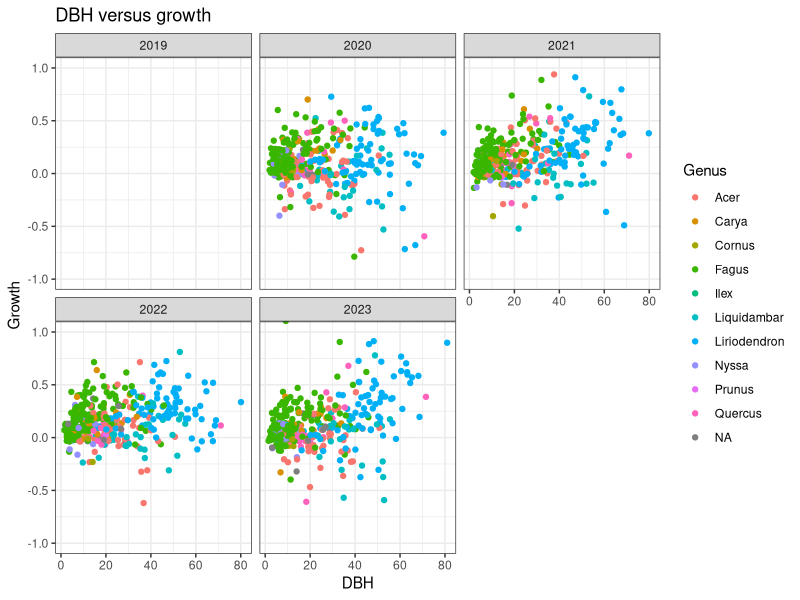
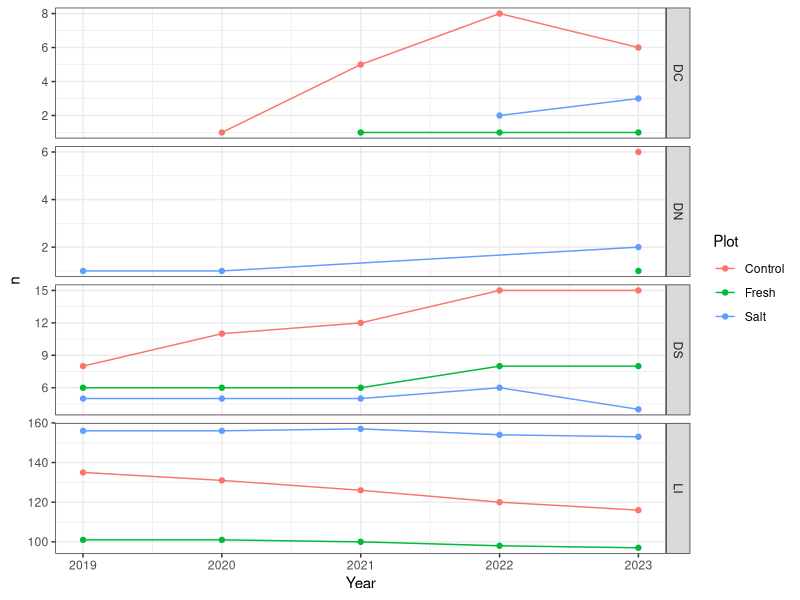
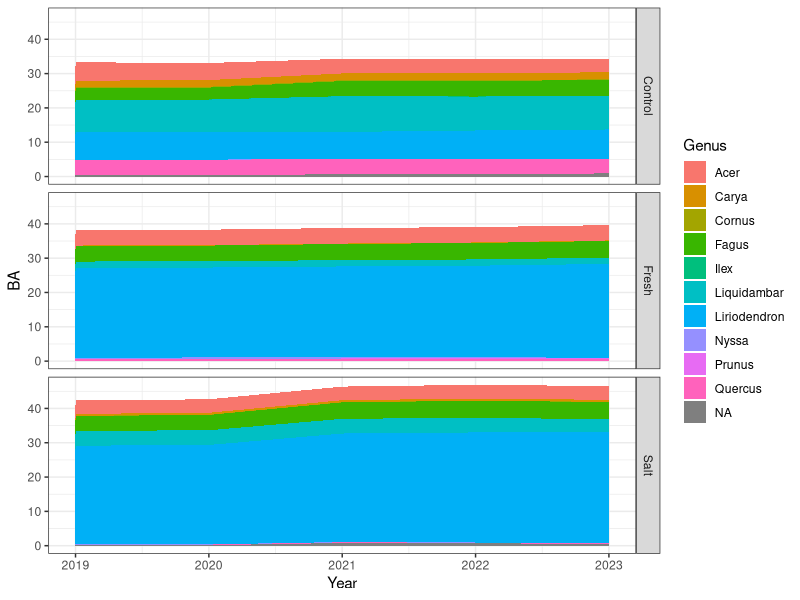
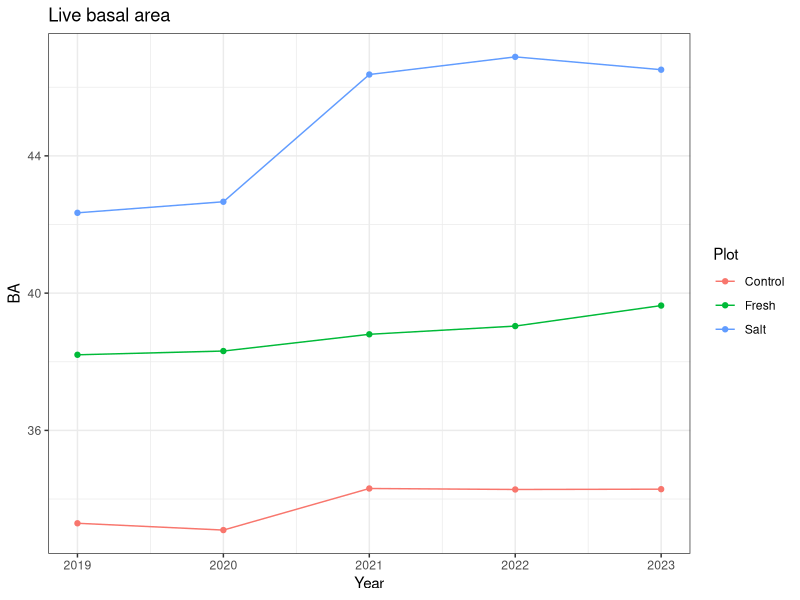
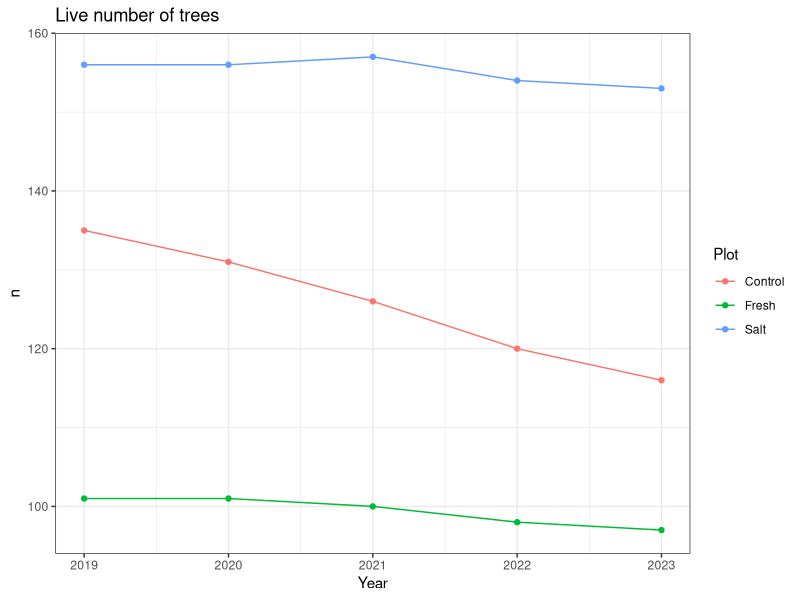

Write the R code that produced these figures, in order.
## ---- chunk 1
knitr::opts_chunk$set(echo = TRUE)

# QA/QC and summarize the TEMPEST inventory data
# BBL March 22022

library(readr)
library(dplyr)
library(tidyr)
library(ggplot2)
theme_set(theme_bw())
## ---- chunk 2
inv <- read_csv("../Data/tree_inventory/inventory.csv",
                col_types = cols(
                    Plot = col_character(),
                    Section = col_character(),
                    Tag = col_double(),
                    Grid = col_character(),
                    DBH_2019 = col_double(),
                    Date_2019 = col_date(format = ""),
                    Species_code = col_character(),
                    Status_2019 = col_character(),
                    DBH_2020 = col_double(),
                    Date_2020 = col_date(format = ""),
                    Status_2020 = col_character(),
                    Date_2021 = col_date(format = ""),
                    DBH_2021 = col_double(),
                    Status_2021 = col_character(),
                    Date_2022 = col_date(format = ""),
                    DBH_2022 = col_double(),
                    Status_2022 = col_character(),
                    Date_2023 = col_date(format = ""),
                    DBH_2023 = col_double(),
                    Status_2023 = col_character(),
                    Date_2024 = col_date(format = ""),
                    DBH_2024 = col_double(),
                    Status_2024 = col_character(),
                    In_Plot = col_logical(),
                    Notes = col_character(),
                    JS_codes = col_character()
                )
)
                
genera <- read_csv("../Data/tree_inventory/species-genera.csv", 
                   col_types = "cc")

# There are some trees in our records that aren't in the plot, because of plot
# relocation several years ago. Remove them
inv <- filter(inv, In_Plot)

# Compute growth
# Growth_{year} is the difference between DBH_{year} and DBH_{year-1}
# It may be negative, because of inaccuracies in hand measurement of DBH
# Also flag resurrection and zombie trees
cn <- colnames(inv)
cn <- cn[grep("DBH_[0-9]{4}$", cn)]
years <- as.integer(gsub("DBH_", "", cn))
for(yr in years[-1]) {
    inv[[paste0("Growth_", yr)]] <- inv[[paste0("DBH_", yr)]] - inv[[paste0("DBH_", yr-1)]]
    inv[[paste0("Resurrect_", yr)]] <- inv[[paste0("Status_", yr)]] == "LI" &
        inv[[paste0("Status_", yr-1)]] %in% c("DS", "DC")
    inv[[paste0("Zombie_", yr)]] <- inv[[paste0("Status_", yr)]] == "DS" &
        inv[[paste0("Status_", yr-1)]] == c("DC")}

# The inventory file is 'wide'; we want it long
# Helper function: pivot_longer and separate {prefix}_{year}
pivot_and_split <- function(df, col_prefix) {
    stopifnot(any(grepl(col_prefix, colnames(df)))) # not present
    newcol <- gsub("_", "", col_prefix)
    df %>%
        select(Plot, Section, Tag, Grid, Species_code, starts_with(col_prefix)) %>%
        pivot_longer(cols = starts_with(col_prefix), values_to = newcol) %>%
        separate(name, into = c("x", "Year")) %>%
        select(-x)
}

# Reshape and split the date_{year}, Status_{year}, and DBH_{year} columns
inv_long_dbh <- pivot_and_split(inv, "DBH_")
inv_long_date <- pivot_and_split(inv, "Date_")
inv_long_growth <- pivot_and_split(inv, "Growth_")
inv_long_resurrect <- pivot_and_split(inv, "Resurrect_")
inv_long_zombie <- pivot_and_split(inv, "Zombie_")
joincols <- c("Plot", "Section", "Tag", "Grid", "Species_code", "Year")
inv %>%
    pivot_and_split("Status_") %>%
    left_join(inv_long_dbh, by = joincols) %>%
    left_join(inv_long_growth, by = joincols) %>%
    left_join(inv_long_resurrect, by = joincols) %>%
    left_join(inv_long_zombie, by = joincols) %>%
    left_join(inv_long_date, by = joincols) %>%
    # clean up
    mutate(Year = as.integer(Year)) %>%
    arrange(Plot, Tag, Year) %>% 
    # add genus information for cleaner graphs
    left_join(genera, by = "Species_code") %>% 
    # status codes propagate to following years
    mutate(Status_original = Status) %>% 
    fill(Status) ->
    inv_long

rm(inv_long_dbh, inv_long_date, inv_long_growth, inv_long_resurrect, inv_long_zombie)
## ---- chunk 3
growth_limits <- c(-1.0, 1.0)
ggplot(inv_long, aes(DBH, Growth, color = Genus)) +
    geom_jitter(na.rm = TRUE) + 
    coord_cartesian(ylim = growth_limits) + 
    ggtitle("DBH versus growth") +
    facet_wrap(~Year)

inv_long %>% 
    filter(Growth >= min(growth_limits), Growth <= max(growth_limits)) %>% 
    group_by(Genus, Year) %>% 
    summarise(Growth = mean(Growth, na.rm = TRUE),
              .groups = "drop") %>% 
    pivot_wider(names_from = "Year", values_from = "Growth") %>% 
    knitr::kable(caption = "Growth by genus and year", digits = 2)

inv_long %>% 
    filter(Growth < min(growth_limits) | Growth > max(growth_limits)) %>% 
    select(Plot, Section, Tag, Grid, Species_code, Year, Status, DBH, Growth) %>% 
    knitr::kable(caption = "Extreme growth values")
## ---- chunk 4
inv_long %>% 
    filter(Resurrect) %>% 
    select(Plot, Section, Tag, Grid, Species_code, Year, Status, DBH) %>% 
    knitr::kable()
## ---- chunk 5
inv_long %>% 
    filter(Zombie) %>% 
    select(Plot, Section, Tag, Grid, Species_code, Year, Status, DBH) %>% 
    knitr::kable()
## ---- chunk 6
inv_long %>% 
    filter(!Status %in% c("LI", "DS", "DC", "DN")) %>% 
    knitr::kable(caption = "Bad status")

inv_long %>% 
    filter(DBH < 1) %>% 
    knitr::kable(caption = "Bad DBH")

inv_long %>%
    filter(Status == "LI", is.na(Species_code)) %>%
    group_by(Plot, Section, Tag, Grid, Species_code) %>% 
    summarise(Year = paste(Year, collapse = ", "), .groups = "drop") %>% 
    knitr::kable(caption = "Live tree, unknown species")
## ---- chunk 7
# Number of trees
inv_long %>%
    group_by(Plot, Year, Status) %>%
    summarise(n = n(), .groups = "drop") %>%
    ggplot(aes(Year, n, color = Plot, group = Plot)) +
    geom_point() +
    geom_line() +
    facet_grid(Status~., scales = "free")
## ---- chunk 8
# Live trees species mix
inv_long %>%
    filter(Status == "LI") %>%
    group_by(Plot, Year, Genus) %>%
    summarise(n = n(),
              BA = sum(((DBH / 100) / 2) ^ 2 * pi, na.rm = TRUE) * 10000 / (50 * 40),
              .groups = "drop") ->
    species_mix

species_mix %>% 
    filter(Year == max(Year)) %>% 
    group_by(Plot) %>% 
    mutate(BA_frac = BA / sum(BA)) %>% 
    knitr::kable(caption = "Basal area by plot and species")

# Live trees DBH
ggplot(species_mix, aes(Year, BA, fill = Genus)) +
    geom_area(position="stack") +
    facet_grid(Plot~.)
## ---- chunk 9
species_mix %>%
    group_by(Plot, Year) %>%
    summarise(n = sum(n),
              BA = sum(BA, na.rm = TRUE),
              .groups = "drop") ->
    plot_totals

ggplot(plot_totals, aes(Year, BA, color = Plot, group = Plot)) + geom_point() + geom_line() + ggtitle("Live basal area")
ggplot(plot_totals, aes(Year, n, color = Plot, group = Plot)) + geom_point() + geom_line() + ggtitle("Live number of trees")
